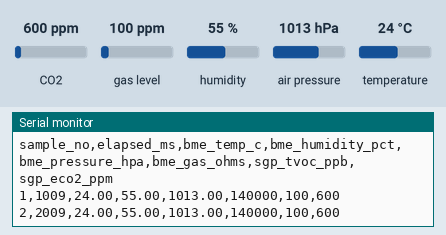
Simulated run of this sketch. Board: ESP32. Shown: the last lines printed to the serial monitor. The test bench sets the inputs (shaded band); at power-on: CO2 600 ppm, gas level 100 ppm, humidity 55 %, air pressure 1013 hPa, temperature 24 °C.

Above: at 2.2 s.
2.3 s: CO2 set to 452 ppm
At 3.6 s:
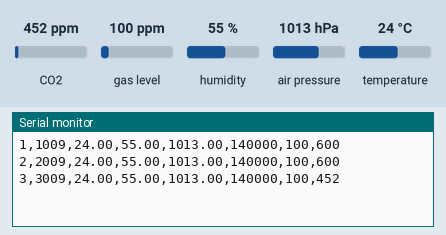
3.8 s: gas level set to 20 ppm
At 5.0 s:
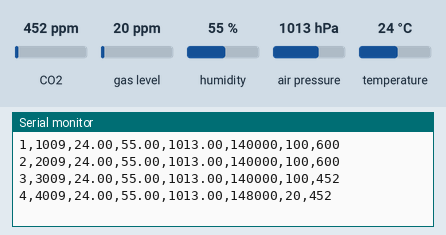
5.3 s: humidity set to 22 %
At 5.3 s:
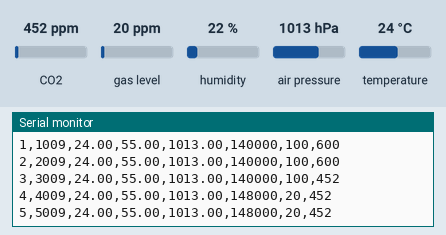
6.8 s: air pressure set to 952 hPa
At 7.9 s:
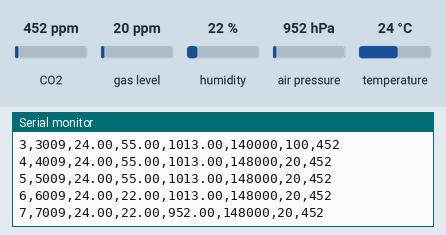
8.3 s: temperature set to 12 °C
At 8.3 s:
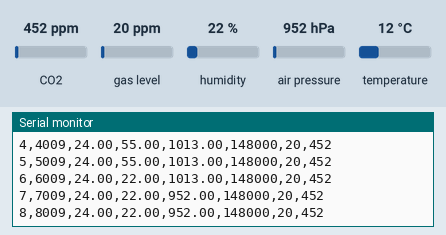

The sketch:

verifresh_bme680_sgp30.ino
```cpp
/*
 VeriFresh Scanner: ESP32 DevKit + BME680 + SGP30
 Arduino Library Manager:
   Adafruit BME680 Library
   Adafruit SGP30 Sensor
   Dependencies requested by Library Manager

 I2C: GPIO21 SDA, GPIO22 SCL; common GND.
 Use 3.3 V only if both breakouts support it.
 Outputs sensor responses, NOT specific chemical identification.
*/
#include <Wire.h>
#include <Adafruit_Sensor.h>
#include <Adafruit_BME680.h>
#include <Adafruit_SGP30.h>
#include <math.h>

const int SDA_PIN = 21;
const int SCL_PIN = 22;
const unsigned long INTERVAL_MS = 1000;
Adafruit_BME680 bme;
Adafruit_SGP30 sgp;
bool bmeReady = false;
bool sgpReady = false;
unsigned long lastMs = 0;
unsigned long sampleNo = 0;

void printValue(float v, int decimals) {
  if (isnan(v) || isinf(v)) Serial.print("NA");
  else Serial.print(v, decimals);
}

void setup() {
  Serial.begin(115200);
  delay(1000);
  Wire.begin(SDA_PIN, SCL_PIN);

  bmeReady = bme.begin(0x77, &Wire);
  if (!bmeReady) bmeReady = bme.begin(0x76, &Wire);
  if (bmeReady) {
    bme.setTemperatureOversampling(BME680_OS_8X);
    bme.setHumidityOversampling(BME680_OS_2X);
    bme.setPressureOversampling(BME680_OS_4X);
    bme.setIIRFilterSize(BME680_FILTER_SIZE_3);
    bme.setGasHeater(320, 150);
    Serial.println("# BME680 initialized");
  } else {
    Serial.println("# ERROR: BME680 not detected at 0x76 or 0x77");
  }

  sgpReady = sgp.begin(&Wire);
  if (sgpReady) {
    sgp.IAQinit();
    Serial.println("# SGP30 initialized; allow stabilization");
  } else {
    Serial.println("# ERROR: SGP30 not detected (expected 0x58)");
  }
  Serial.println("sample_no,elapsed_ms,bme_temp_c,bme_humidity_pct,bme_pressure_hpa,bme_gas_ohms,sgp_tvoc_ppb,sgp_eco2_ppm");
}

void loop() {
  unsigned long now = millis();
  if (now - lastMs < INTERVAL_MS) return;
  lastMs = now;
  sampleNo++;

  float tempC = NAN, humidity = NAN, pressure = NAN, gasOhms = NAN;
  int tvoc = -1, eco2 = -1;

  if (bmeReady && bme.performReading()) {
    tempC = bme.temperature;
    humidity = bme.humidity;
    pressure = bme.pressure / 100.0F;
    gasOhms = bme.gas_resistance;
  }
  // SGP30 IAQ measurement should be called about once per second.
  if (sgpReady && sgp.IAQmeasure()) {
    tvoc = sgp.TVOC;
    eco2 = sgp.eCO2;
  }

  Serial.print(sampleNo); Serial.print(",");
  Serial.print(now); Serial.print(",");
  printValue(tempC, 2); Serial.print(",");
  printValue(humidity, 2); Serial.print(",");
  printValue(pressure, 2); Serial.print(",");
  printValue(gasOhms, 0); Serial.print(",");
  if (tvoc < 0) Serial.print("NA"); else Serial.print(tvoc);
  Serial.print(",");
  if (eco2 < 0) Serial.println("NA"); else Serial.println(eco2);
}
```

Measured:
- after the input at 2.3 s, the serial monitor: prints a new line after 0.86 s (image 1)
- after the input at 3.8 s, the serial monitor: prints a new line after 0.36 s (image 2)
- after the input at 6.8 s, the serial monitor: prints a new line after 0.36 s (image 4)
